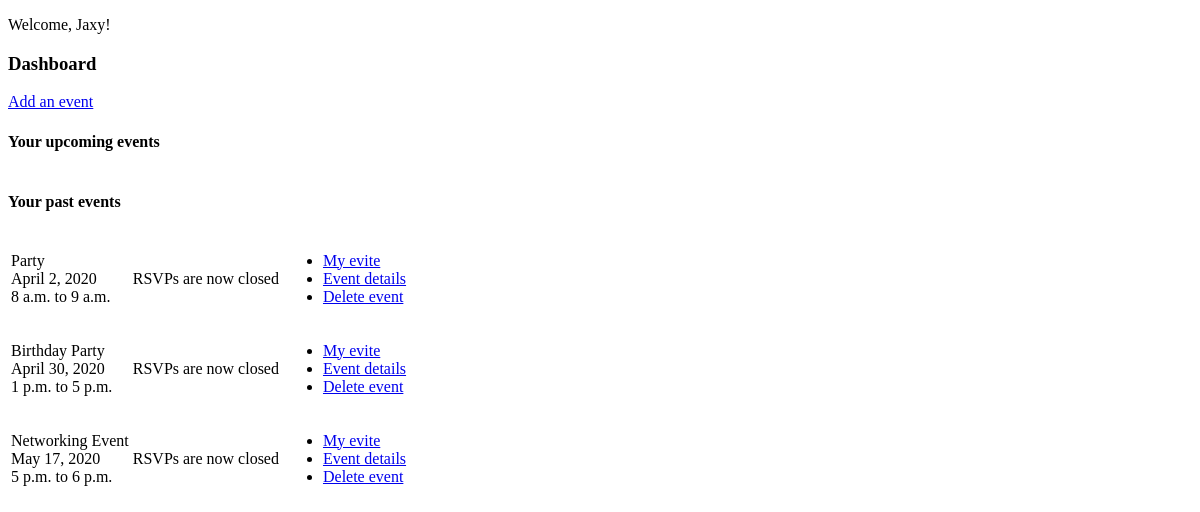
Before: /dashboard (signed in) with the older database file.
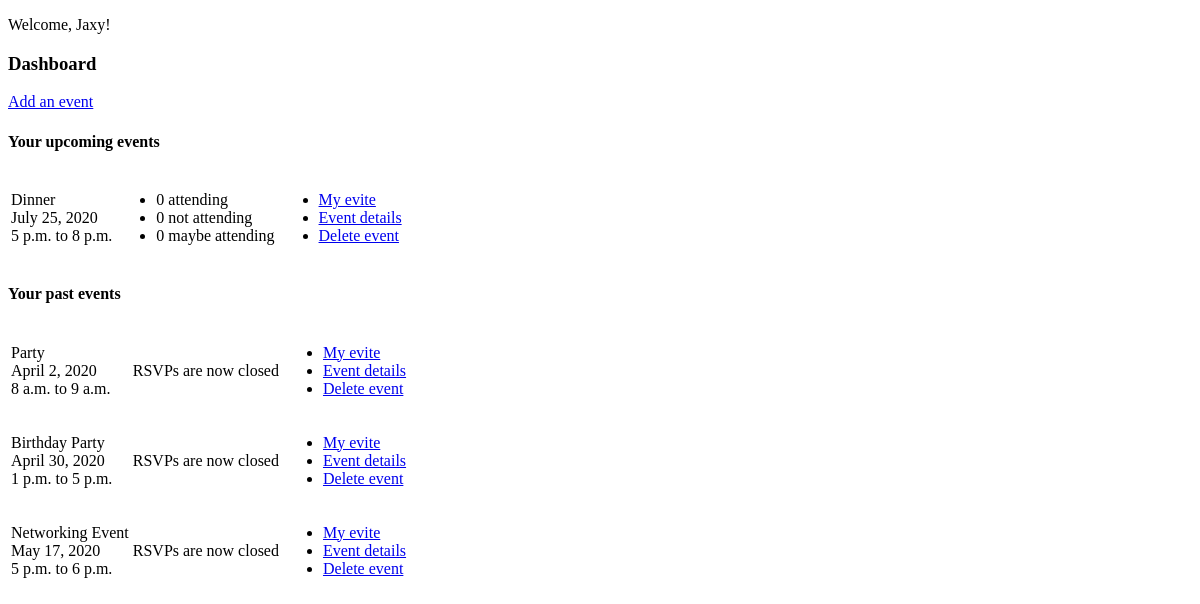
After: the same page with the newer database file.
### first_app/models.py (models this page shows, shortened)
class Event(models.Model):
    title = models.CharField("Title",max_length=1024)
    details = models.CharField("Details",max_length=1024)
    date = models.DateField("Date",auto_now=False,auto_now_add=False)
    start_time = models.TimeField("startTime",auto_now=False,auto_now_add=False)
    end_time = models.TimeField("endTime",auto_now=False,auto_now_add=False)
    line1 = models.CharField("Line 1",max_length=1024)
    line2 = models.CharField("Line 2",max_length=1024)
    zip = models.CharField("Zip Code",max_length=12)
    city = models.CharField("City",max_length=1024)
    state = models.CharField("State",max_length=1024)
    host = models.ForeignKey(User, related_name="events",on_delete=models.CASCADE)
    created_at = models.DateTimeField(auto_now_add=True)
    updated_at = models.DateTimeField(auto_now_add=True)
    objects = EventManager()
    class Meta:
        app_label = 'first_app'
    def rsvpYesNum(self):
        return self.rsvps.filter(response="yes").count()
    def rsvpNoNum(self):
        return self.rsvps.filter(response="no").count()
    def rsvpMaybeNum(self):
        return self.rsvps.filter(response="maybe").count()

### first_app/views.py (the view)
# urls.py: path('dashboard', views.dashboard),
def dashboard(request):
    if 'userid' in request.session:
        context = {
            'userid': request.session['userid'],
            'first_name': request.session['first_name'],
            'upcoming_events': Event.objects.filter(host=request.session['userid']).filter(date__gte=date.today()).order_by("date").all(),
            'past_events': Event.objects.filter(host=request.session['userid']).filter(date__lt=date.today()).order_by("date").all(),
            'host': User.objects.filter(id=request.session['userid']),
        }
        return render(request, 'dashboard.html', context)
    return render(request, 'dashboard.html')

### first_app/templates/dashboard.html (shortened to what this page needs)
<!DOCTYPE html>
<html lang="en">
<head>
</head>
<body>
    <p>Welcome, {{ request.session.first_name }}!</p>
    <h3>Dashboard</h3>
    <a href="newEvent">Add an event</a>
    <h4>Your upcoming events</h4>
    <table>
        <tbody>
            {% for event in upcoming_events %}
                <tr>
                    <td>{{ event.title }}<br>
                        {{ event.date }}<br>
                        {{ event.start_time }} to {{ event.end_time }}
                    </td>
                    <td>
                        <ul>
                            <li>{{ event.rsvpYesNum }} attending</li>
                            <li>{{ event.rsvpNoNum }} not attending</li>
                            <li>{{ event.rsvpMaybeNum }} maybe attending</li>
                        </ul>
                    </td>
                    <td>
                        <ul>
                            <li><a href="evite/{{ event.id }}">My evite</a></li>
                            <li><a href="eventDetails/{{ event.id }}">Event details</a></li>
                            <li><a href="delete/{{ event.id }}">Delete event</a></li>
                        </ul>
                    </td>
                </tr>
            {% endfor %}
        </tbody>
    </table>
    <h4>Your past events</h4>
    <table>
        <tbody>
            {% for event in past_events %}
            <tr>
                <td>{{ event.title }}<br>
                    {{ event.date }}<br>
                    {{ event.start_time }} to {{ event.end_time }}
                </td>
                <td>RSVPs are now closed</td>
                <td>
                    <ul>
                        <li><a href="evite/{{ event.id }}">My evite</a></li>
                        <li><a href="eventDetails/{{ event.id }}">Event details</a></li>
                        <li><a href="delete/{{ event.id }}">Delete event</a></li>
                    </ul>
                </td>
            </tr>
            {% endfor %}
        </tbody>
    </table>
</body>
</html>

Changed rows visible on the page:
added Event: title "Dinner", date "July 25, 2020", start_time "5 p.m.", end_time "8 p.m.", rsvpYesNum "0", rsvpNoNum "0", rsvpMaybeNum "0", shown under "Your upcoming events"
